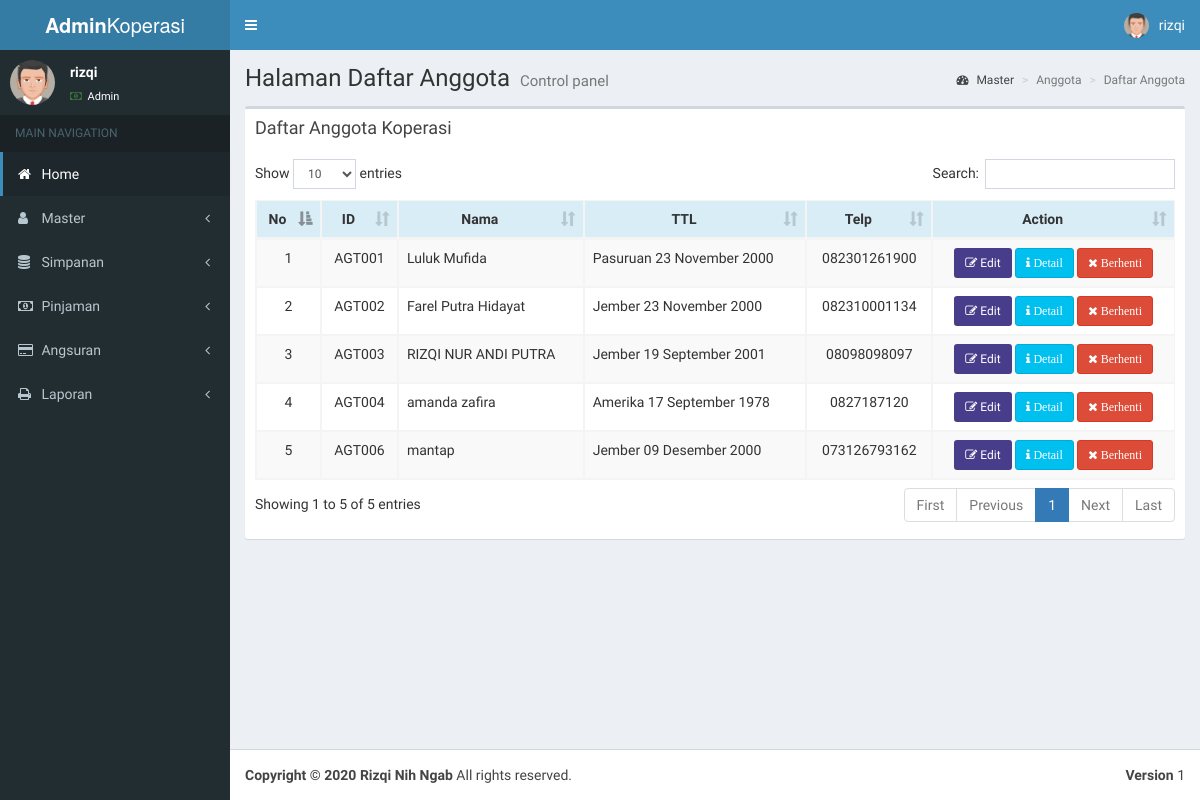
Page /page-anggota.php (signed in) on the earlier database version.
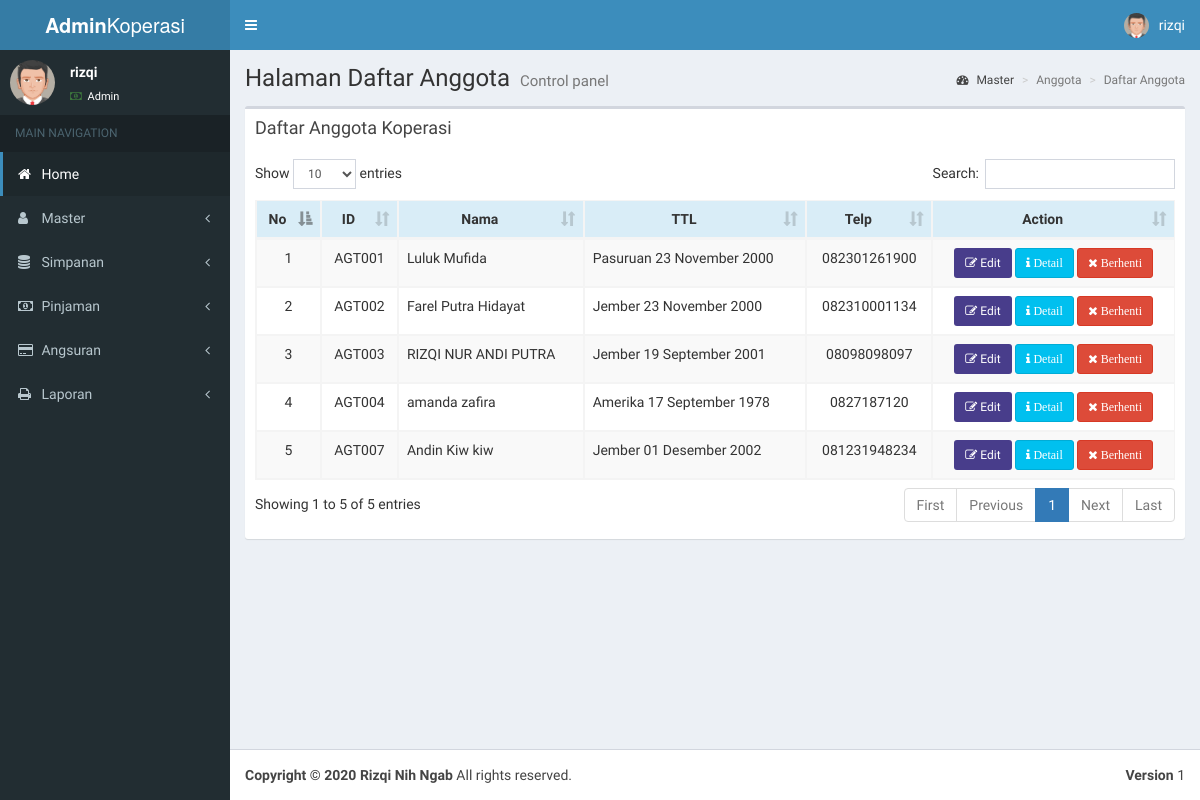
Same page on the later database version.
### tables this page shows
CREATE TABLE `anggota` (
  `id_anggota` varchar(11) NOT NULL,
  `nama` varchar(40) NOT NULL,
  `alamat` text NOT NULL,
  `tgl_lahir` date NOT NULL,
  `tmp_lahir` varchar(20) NOT NULL,
  `j_kel` varchar(20) NOT NULL,
  `status` varchar(8) NOT NULL,
  `no_telp` varchar(12) NOT NULL,
  `besar_simpanan` bigint NOT NULL,
  `foto` text NOT NULL
);

### funct.php (called while the page is built, shortened)
<?php
function TanggalIndo($date){
	$BulanIndo = array("Januari", "Februari", "Maret", "April", "Mei", "Juni", "Juli", "Agustus", "September", "Oktober", "November", "Desember");
	$tahun = substr($date, 0, 4);
	$bulan = substr($date, 5, 2);
	$tgl   = substr($date, 8, 2);
	$result = $tgl . " " . $BulanIndo[(int)$bulan-1] . " ". $tahun;
	return($result);
}
?>

### main-anggota.php (the view, shortened to what this page needs)
<?php include 'koneksi.php';
include 'funct.php';
?>
<div class="content-wrapper">
  <section class="content-header">
      <h1>
        Halaman Daftar Anggota
        <small>Control panel</small>
      </h1>
      <ol class="breadcrumb">
        <li><a href="index.php"><i class="fa fa-dashboard"></i> Master</a></li>
        <li class="active">Anggota</li>
        <li class="active">Daftar Anggota</li>
      </ol>
    </section>
    <section class="content">
          <div class="box">
            <div class="box-header">
              <h3 class="box-title">Daftar Anggota Koperasi</h3>
            </div>
            <div class="box-body">
             <?php
				        $sql = mysqli_query($conn, "SELECT * FROM anggota WHERE status='1' order by id_anggota");
		          ?>
              <table id="dataTable" class="table table-bordered table-striped">
                <thead>
                <tr class="info">
                   	  <th><center>No</center></th>
                      <th><center>ID</center></th>
                      <th><center>Nama</center></th>
                      <th><center>TTL</center></th>
                      <th><center>Telp</center></th>
                      <th><center>Action</center></th>
                    </tr>
                    </thead>
                    <tbody>
                    <tr>
                    <?php
						$no=1;
						while($data = mysqli_fetch_array($sql)){
					?>
                      <td><center><?php echo $no; ?></center></td>
                      <td><center><?php echo $data['id_anggota']; ?></center></td>
                      <td><?php echo $data['nama']; ?></td>
                      <td><?php echo $data['tmp_lahir'].' '.TanggalIndo($data['tgl_lahir'])  ?></td>
                      <td><center><?php echo $data['no_telp']; ?></center></td>
                      <td>
                         <center>
                         	<a href="page-form-anggota.php?id_anggota=<?php echo $data['id_anggota'];?>&reqa=edit" title="Edit Data Ini" class="btn btn-sm"style="background: darkslateblue;color:white;"><i class="fa fa-edit "></i> Edit
                            </a>
                            <a href="proses.php?id_anggota=<?php echo $data['id_anggota'];?>&reqa=dell" title="Lihat Detail" class="btn btn-info btn-sm"><span class="fa fa-info"> Detail</span>
                            </a>
							<a href="proses.php?id_anggota=<?php echo $data['id_anggota'];?>&reqa=dell" title="Berhenti Jadi Anggota" class="btn btn-danger btn-sm alert_notif" ><span class="fa fa-times"> Berhenti</span>
                            </a>
            			</center>
                      </td>
                    </tr>
                    <?php
						$no++;
						}
					?>
                </tbody>
              </table>
        </div>
      </div>
    </section>
  </div>

### page-anggota.php (shortened to what this page needs)
<!DOCTYPE html>
<html>
<head>
  <link rel="stylesheet" href="bootstrap/css/bootstrap.min.css">
  <link rel="stylesheet" href="https://cdnjs.cloudflare.com/ajax/libs/font-awesome/4.5.0/css/font-awesome.min.css">
  <link rel="stylesheet" href="https://cdnjs.cloudflare.com/ajax/libs/ionicons/2.0.1/css/ionicons.min.css">
  <link rel="stylesheet" href="plugins/datatables/dataTables.bootstrap.css">
  <link rel="stylesheet" href="dist/css/AdminLTE.min.css">
  <link rel="stylesheet" href="dist/css/skins/_all-skins.min.css">
</head>
<body class="hold-transition skin-blue sidebar-mini">
  <div class="wrapper">
    <?php include 'bean/header.php'; ?>
    <?php include 'bean/menu.php'; ?>
    <?php include 'main-anggota.php'; ?>
    <?php include 'bean/footer.php'; ?>
  </div>
</body>
</html>

### bean/header.php (shortened to what this page needs)
<?php
if (isset($_SESSION["ses_username"]) == "") {
  header("location: landingpage.php");
} else {
  $data_username = $_SESSION["ses_username"];
}
?>
<header class="main-header">
  <a href="index.php" class="logo">
    <span class="logo-lg"><b>Admin</b>Koperasi</span>
  </a>
  <nav class="navbar navbar-static-top">
    <a href="#" class="sidebar-toggle" data-toggle="offcanvas" role="button">
    </a>
    <div class="navbar-custom-menu">
      <ul class="nav navbar-nav">
        <li class="dropdown user user-menu">
          <a href="#" class="dropdown-toggle" data-toggle="dropdown">
            <img src="dist/img/avatar5.png" class="user-image" alt="User Image">
            <span class="hidden-xs">
              <?php echo $data_username ?>
            </span>
          </a>
        </li>
      </ul>
    </div>
  </nav>
</header>

### bean/menu.php (shortened to what this page needs)
<?php
if (isset($_SESSION["ses_username"]) == "") {
  header("location: landingpage.php");
} else {
  $data_level = $_SESSION["ses_level"];
  $data_username = $_SESSION["ses_username"];
}
?>
<aside class="main-sidebar">
  <section class="sidebar">
    <div class="user-panel">
      <div class="pull-left image">
        <img src="dist/img/avatar5.png" class="img-circle" alt="User Image">
      </div>
      <div class="pull-left info">
        <p>
          <?php echo $data_username ?>
        </p>
        <a href="#"><i class="fa fa-money text-success"></i>
          <?php
          if ($data_level == 1) {
            echo 'Admin';
          } else {
            echo 'Petugas';
          }
            ?>
        </a>
      </div>
    </div>
    <ul class="sidebar-menu">
      <li class="header">MAIN NAVIGATION </li>
      <li class="active treeview">
        <a href="index.php">
          <i class="fa fa-home"></i> <span>Home</span>
        </a>
      </li>
      <li class="treeview">
        <a href="#">
          <i class="fa fa-user"></i> <span>Master</span>
          <span class="pull-right-container">
            <i class="fa fa-angle-left pull-right"></i>
          </span>
        </a>
      </li>
      <li class="treeview">
        <a href="#">
          <i class="fa fa-database"></i> <span>Simpanan</span>
          <span class="pull-right-container">
            <i class="fa fa-angle-left pull-right"></i>
          </span>
        </a>
      </li>
      <li class="treeview">
        <a href="#">
          <i class="fa fa-money"></i> <span>Pinjaman</span>
          <span class="pull-right-container">
            <i class="fa fa-angle-left pull-right"></i>
          </span>
        </a>
      </li>
      <li class="treeview">
        <a href="#">
          <i class="fa fa-credit-card"></i> <span>Angsuran</span>
          <span class="pull-right-container">
            <i class="fa fa-angle-left pull-right"></i>
          </span>
        </a>
      </li>
      <li class="treeview">
        <a href="#">
          <i class="fa fa-print"></i> <span>Laporan</span>
          <span class="pull-right-container">
            <i class="fa fa-angle-left pull-right"></i>
          </span>
        </a>
      </li>
    </ul>
  </section>
</aside>

### bean/footer.php
<footer class="main-footer">
    <div class="pull-right hidden-xs">
      <b>Version</b> 1
    </div>
    <strong>Copyright &copy; 2020 Rizqi Nih Ngab</strong> All rights
    reserved.
  </footer>

Differences in the rows shown:
no longer on this page (row edited): anggota: id_anggota "AGT006", nama "mantap", tmp_lahir "Jember", tgl_lahir "09 Desember 2000", no_telp "073126793162"
added anggota: id_anggota "AGT007", nama "Andin Kiw kiw", tmp_lahir "Jember", tgl_lahir "01 Desember 2002", no_telp "081231948234"
